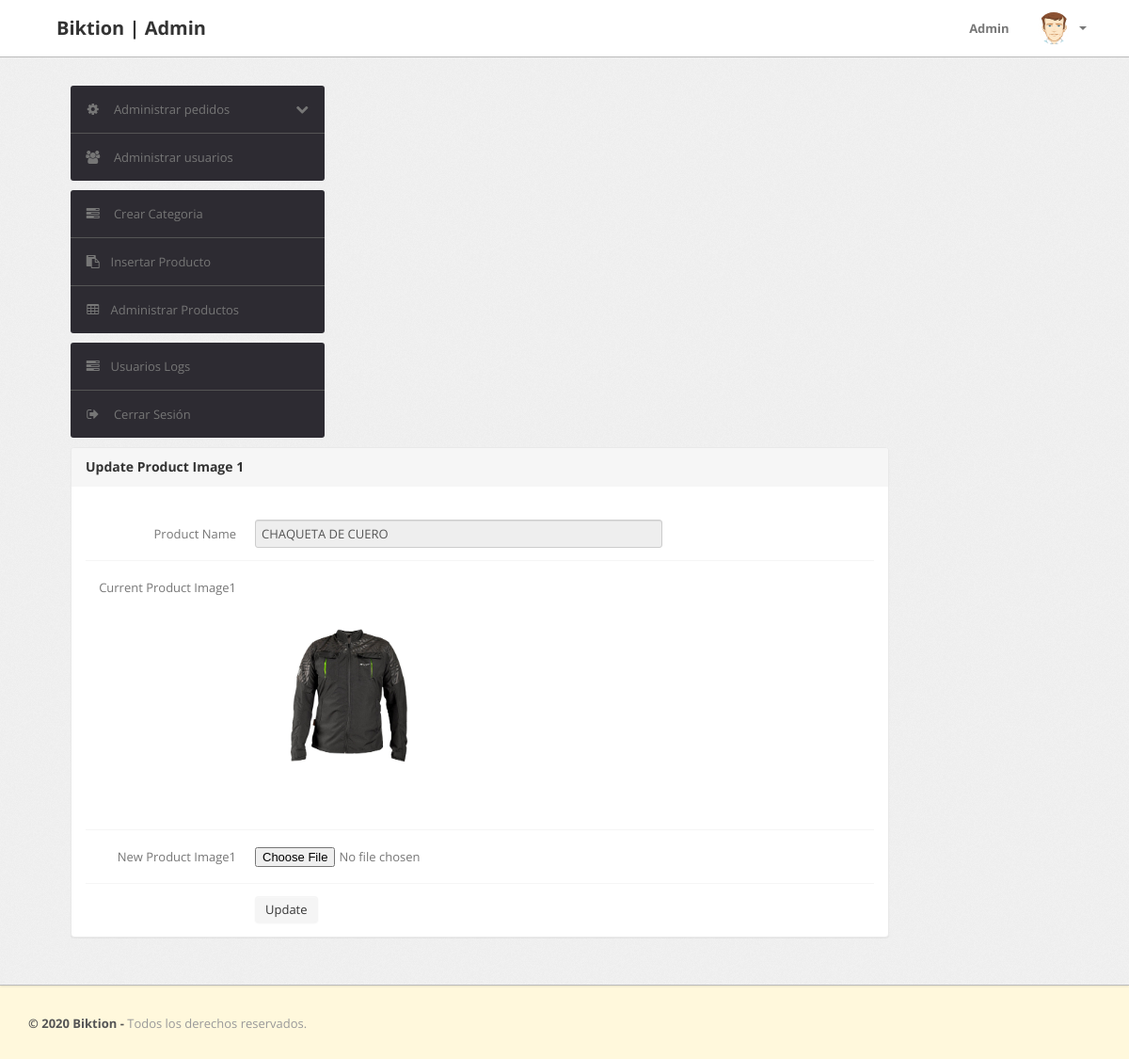
The app's page /admin/update-image1.php?id=1 (signed in) with its own data.
### tables this page shows
CREATE TABLE `products` (
  `id` int(11) NOT NULL,
  `category` int(11) NOT NULL,
  `subCategory` int(11) DEFAULT NULL,
  `productName` varchar(255) DEFAULT NULL,
  `productCompany` varchar(255) DEFAULT NULL,
  `productPrice` int(11) DEFAULT NULL,
  `productPriceBeforeDiscount` int(11) DEFAULT NULL,
  `productDescription` longtext DEFAULT NULL,
  `productImage1` varchar(255) DEFAULT NULL,
  `productImage2` varchar(255) DEFAULT NULL,
  `productImage3` varchar(255) DEFAULT NULL,
  `shippingCharge` int(11) DEFAULT NULL,
  `productAvailability` varchar(255) DEFAULT NULL,
  `postingDate` timestamp NULL DEFAULT current_timestamp(),
  `updationDate` varchar(255) DEFAULT NULL
);

### admin/update-image1.php (the view, shortened to what this page needs)
<?php
include('include/config.php');
if(strlen($_SESSION['alogin'])==0)
	{
header('location:index.php');
}
else{
	$pid=intval($_GET['id']);
?>
<!DOCTYPE html>
<html lang="es">
<head>
	<link type="text/css" href="bootstrap/css/bootstrap.min.css" rel="stylesheet">
	<link type="text/css" href="bootstrap/css/bootstrap-responsive.min.css" rel="stylesheet">
	<link type="text/css" href="css/theme.css" rel="stylesheet">
	<link type="text/css" href="images/icons/css/font-awesome.css" rel="stylesheet">
</head>
<body>
<?php include('include/header.php');?>
	<div class="wrapper">
		<div class="container">
			<div class="row">
<?php include('include/sidebar.php');?>
			<div class="span9">
					<div class="content">
						<div class="module">
							<div class="module-head">
								<h3>Update Product Image 1</h3>
							</div>
							<div class="module-body">
									<br />
			<form class="form-horizontal row-fluid" name="insertproduct" method="post" enctype="multipart/form-data">
<?php
$query=mysqli_query($con,"select productName,productImage1 from products where id='$pid'");
while($row=mysqli_fetch_array($query))
{
?>
<div class="control-group">
<label class="control-label" for="basicinput">Product Name</label>
<div class="controls">
<input type="text"    name="productName"  readonly value="<?php echo htmlentities($row['productName']);?>" class="span8 tip" required>
</div>
</div>
<div class="control-group">
<label class="control-label" for="basicinput">Current Product Image1</label>
<div class="controls">
<img src="productimages/<?php echo htmlentities($pid);?>/<?php echo htmlentities($row['productImage1']);?>" width="200" height="100">
</div>
</div>
<div class="control-group">
<label class="control-label" for="basicinput">New Product Image1</label>
<div class="controls">
<input type="file" name="productimage1" id="productimage1" value="" class="span8 tip" required>
</div>
</div>
<?php } ?>
	<div class="control-group">
											<div class="controls">
												<button type="submit" name="submit" class="btn">Update</button>
											</div>
										</div>
									</form>
							</div>
						</div>
					</div>
				</div>
			</div>
		</div>
	</div>
<?php include('include/footer.php');?>
</body>
<?php } ?>

### admin/css/theme.css (style rules this page uses)
body { font-size: 13px; font-family: 'Open Sans', Arial, sans-serif; background: cornsilk; color: #777 }
h1, h2, h3, h4, h5, h6 { color: #333; margin-top: 0 }
h3 { font-size: 20px }
.wrapper { background: url(../images/bg.png) #eee; border-bottom: 1px solid #bbb; -webkit-box-shadow: 0 1px 2px rgba(0,0,0,0.1); -moz-box-shadow: 0 1px 2px rgba(0,0,0,0.1); box-shadow: 0 1px 2px rgba(0,0,0,0.1); padding: 30px 0 }
form { margin: 0 }
select, textarea, input[type="text"], input[type="password"], input[type="datetime"], input[type="datetime-local"], input[type="date"], input[type="month"], input[type="time"], input[type="week"], input[type="number"], input[type="email"], input[type="url"], input[type="search"], input[type="tel"], input[type="color"], .uneditable-input, label, input, button, select, textarea { -webkit-border-radius: 3px; -moz-border-radius: 3px; border-radius: 3px; font-size: 13px; font-family: 'Open Sans', Tahoma, Arial, sans-serif }
.module { background: #fff; -webkit-border-radius: 3px; -moz-border-radius: 3px; border-radius: 3px; border: 1px solid #ccc; border-bottom-color: #bbb; -webkit-box-shadow: 0 0 1px rgba(0,0,0,0.2); -moz-box-shadow: 0 0 1px rgba(0,0,0,0.2); box-shadow: 0 0 1px rgba(0,0,0,0.2); margin-bottom: 30px }
.form-horizontal .control-group, .form-vertical .control-group { margin-bottom: 0 }
.form-horizontal .control-group+.control-group, .form-vertical .control-group+.control-group { margin-top: 13px; padding-top: 13px; border-top: 1px solid #f5f5f5 }
.btn, .btn-box { -webkit-border-radius: 3px; -moz-border-radius: 3px; border-radius: 3px }
.btn { font-size: 13px; font-weight: 600 }
.btn { display: inline-block; margin-bottom: 0; font-weight: 400; text-align: center; vertical-align: middle; cursor: pointer; background-image: none; border: 1px solid transparent; white-space: nowrap; padding: 4px 10px; font-size: 13px; line-height: 1.42857; border-radius: 4px; -webkit-user-select: none; -moz-user-select: none; -ms-user-select: none; user-select: none }
.module { box-shadow: 0 0 3px rgba(0,0,0,.1); border-color: #e9e9e9; margin-bottom: 20px; background-color: #fff; border-radius: 4px; -webkit-box-shadow: 0 1px 1px rgba(0,0,0,.05); box-shadow: 0 1px 1px rgba(0,0,0,.05); }
.module-head { color: #767676; background-color: #f6f6f6; border-color: #e9e9e9; padding: 10px 15px; border-bottom: 1px solid transparent; border-top-right-radius: 3px; border-top-left-radius: 3px; }
.module-head h3 { font-size: 14px; line-height: 20px; height: 20px; margin: 0 }
.module-body { padding: 15px }

### records on screen
products: productName "CHAQUETA DE CUERO", productImage1 (picture)
